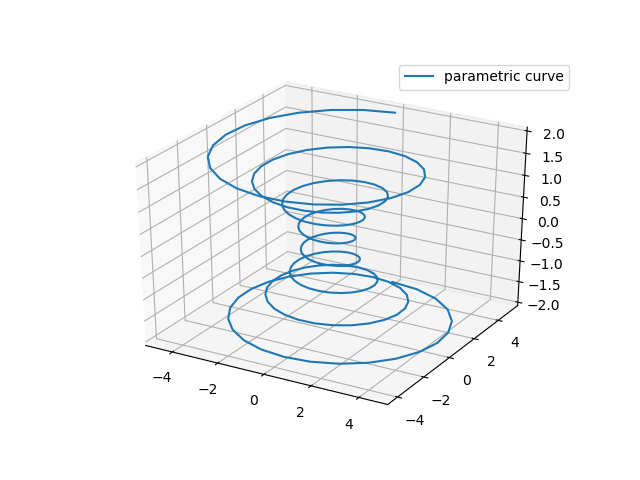

The Python source for this figure:
import matplotlib as mpl
from mpl_toolkits.mplot3d import Axes3D
import numpy as np
import matplotlib.pyplot as plt
import matplotlib.image as mpimg

mpl.rcParams['legend.fontsize'] = 10
fig = plt.figure()
ax = fig.gca(projection='3d')
theta = np.linspace(-4 * np.pi, 4 * np.pi, 200)
z = np.linspace(-2, 2, 200)
r = z**2 + 1
x = r * np.sin(2*theta)
y = r * np.cos(2*theta)
ax.plot(x, y, z, label='parametric curve')
ax.legend()

plt.savefig('3d_parametric_curve.png')
plt.show()



